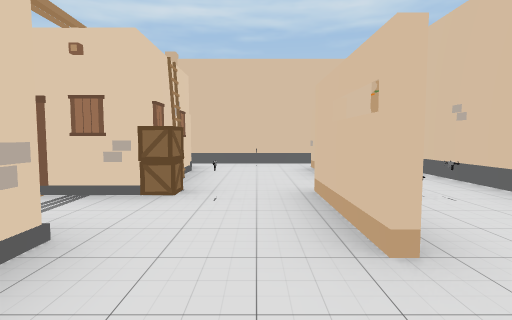
[1] (above)

17 first-person views from a walk through a Unity game level. The camera is 1.2 m above the floor, tilts 4° down and sees 80° across. The floor is counted in squares, 2 m on a side. Each view is taken from the middle of a square. On the plan, view 1 faces up. The plan holds only what a view shows up to about 9 squares ahead; the rest is blank. The place goes on beyond the plan.

[2]
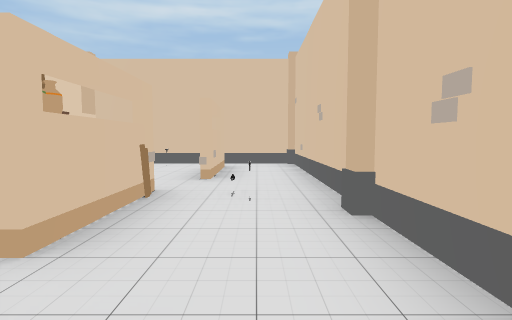

[3]
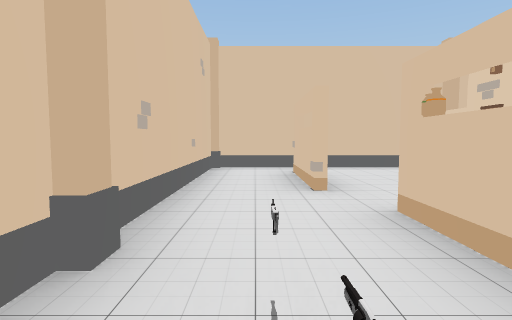

[4]
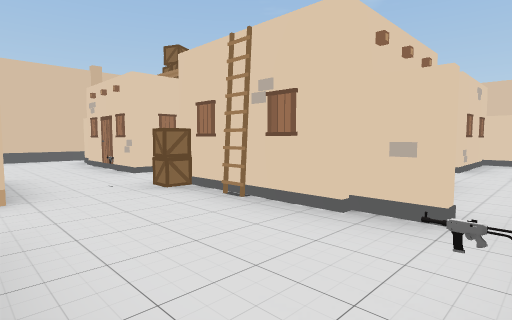

[5]
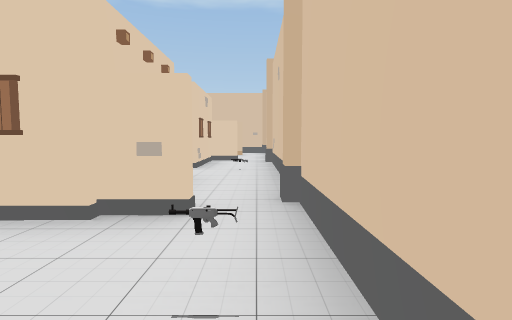

[6]
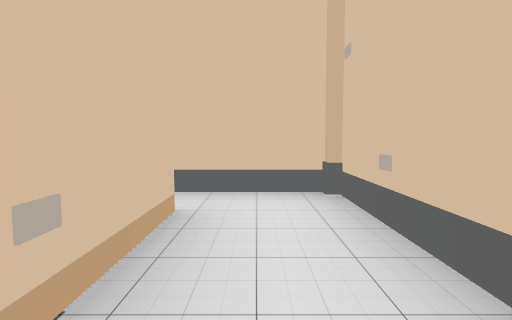

[7]
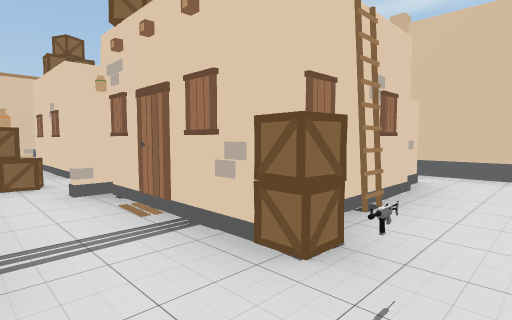

[8]
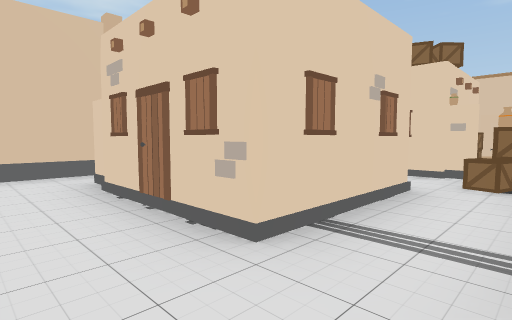

[9]
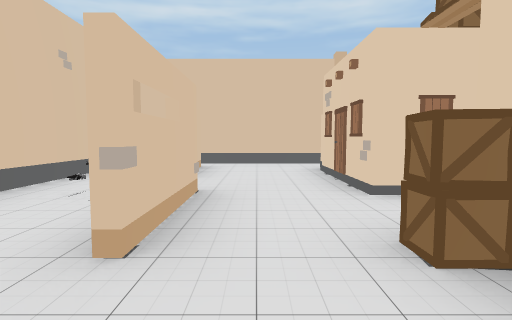

[10]
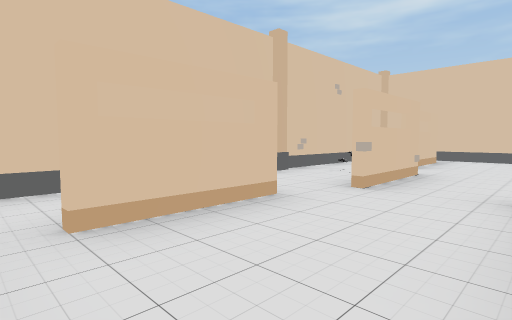

[11]
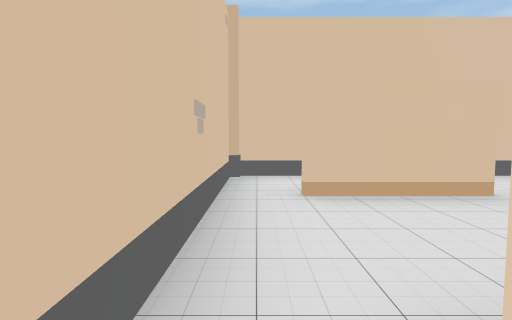

[12]
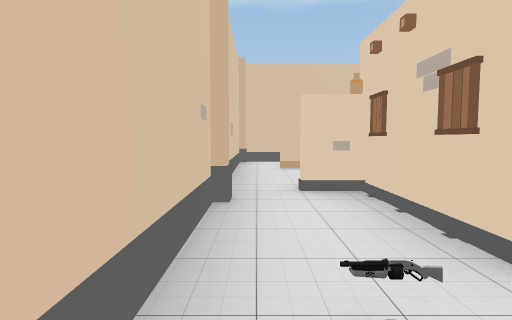

[13]
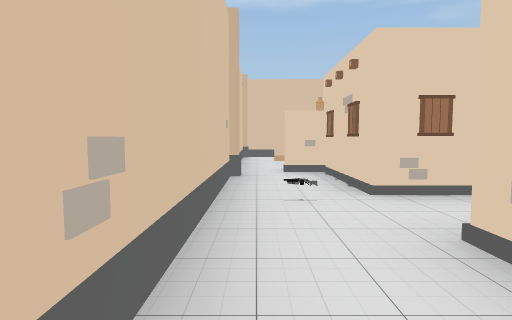

[14]
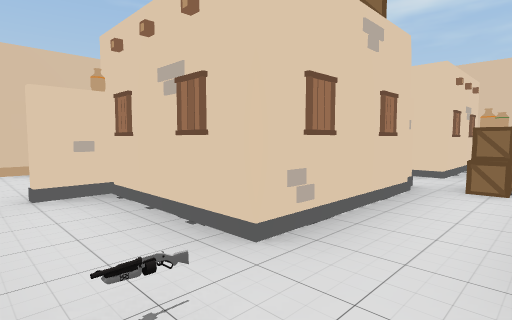

[15]
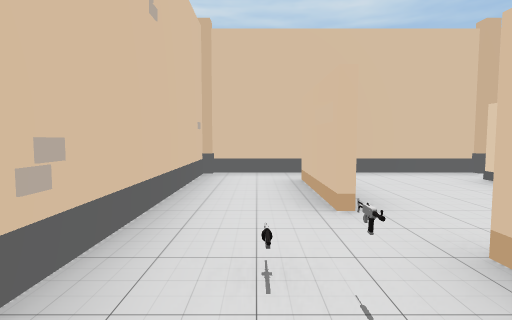

[16]
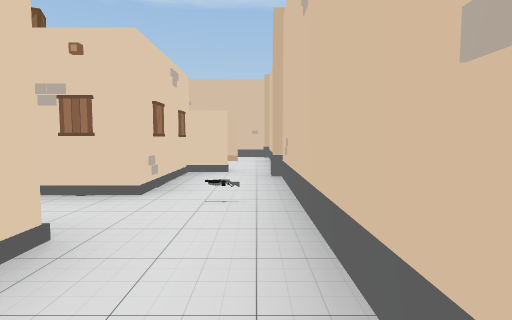

[17]
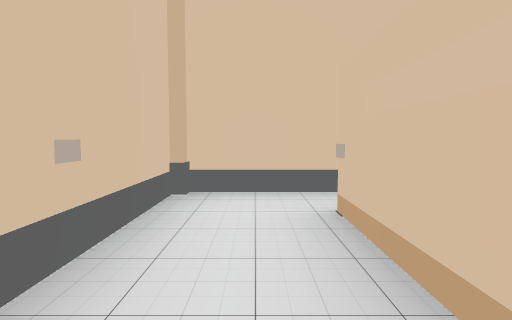

### Floor plan
Key: @ floor where view 1 was taken; # wall or solid block; . floor; B box; U building; O other object.
Columns run from 12 left of view 1 to 3 right of it. Each row starts with its distance up from view 1.
  8 ################
  7 #.....O.....O..#
  6 #.#..#U.... .#.#
  5 #.#..  ..  #.O.#
  4 #....  ..  #.O.#
  3 #OO.B..BO#BUOOO#
  2 #.O.UB.BB..B.O.O
  1 #...#  #.  ....O
  0 #.#..  ..  #@O.O
 -1 #.#..#...U #.O.O
 -2 #........O.....#
 -3 ################

Positions as (right, up) in squares from view 1, and headings:
1: (0, 0), facing up
2: (2, 0), facing up
3: (2, 4), facing down
4: (1, 7), facing down-left
5: (1, 7), facing left
6: (2, 4), facing up
7: (0, 2), facing up-left
8: (-9, 2), facing up-right
9: (-9, 0), facing up
10: (-8, -2), facing up-left
11: (-7, -2), facing left
12: (-4, -2), facing left
13: (-2, -2), facing left
14: (-4, -2), facing up-left
15: (-11, 2), facing up
16: (-2, 7), facing left
17: (2, 1), facing down
